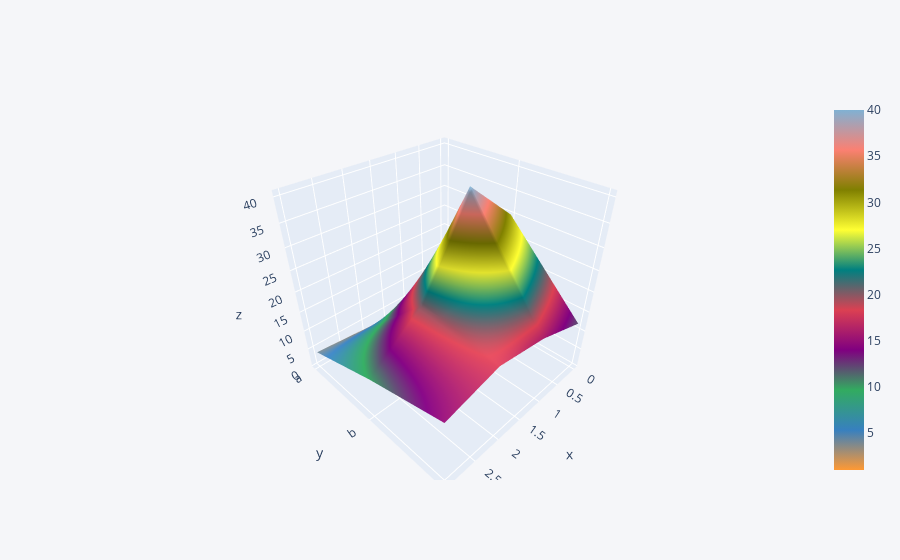

Notebook cell for this chart:
### Code cell
dataframe2.iplot(kind="surface")

### Figure 1 — Plotly figure (JSON) as saved in the notebook; plotly's stock layout.template omitted (floating-point values rounded to 4 significant figures)
{"data": [{"colorscale": [[0, "rgb(255, 153, 51)"], [0.1111, "rgb(55, 128, 191)"], [0.2222, "rgb(50, 171, 96)"], [0.3333, "rgb(128, 0, 128)"], [0.4444, "rgb(219, 64, 82)"], [0.5556, "rgb(0, 128, 128)"], [0.6667, "rgb(255, 255, 51)"], [0.7778, "rgb(128, 128, 0)"], [0.8889, "rgb(251, 128, 114)"], [1, "rgb(128, 177, 211)"]], "type": "surface", "x": [0, 1, 2, 3], "y": ["a", "b", "c"], "z": [[1, 2, 3, 4], [30, 40, 20, 10], [12, 16, 18, 15]]}], "layout": {"legend": {"bgcolor": "#F5F6F9", "font": {"color": "#4D5663"}}, "paper_bgcolor": "#F5F6F9", "plot_bgcolor": "#F5F6F9", "title": {"font": {"color": "#4D5663"}}, "xaxis": {"gridcolor": "#E1E5ED", "showgrid": true, "tickfont": {"color": "#4D5663"}, "title": {"font": {"color": "#4D5663"}, "text": ""}, "zerolinecolor": "#E1E5ED"}, "yaxis": {"gridcolor": "#E1E5ED", "showgrid": true, "tickfont": {"color": "#4D5663"}, "title": {"font": {"color": "#4D5663"}, "text": ""}, "zerolinecolor": "#E1E5ED"}}}
